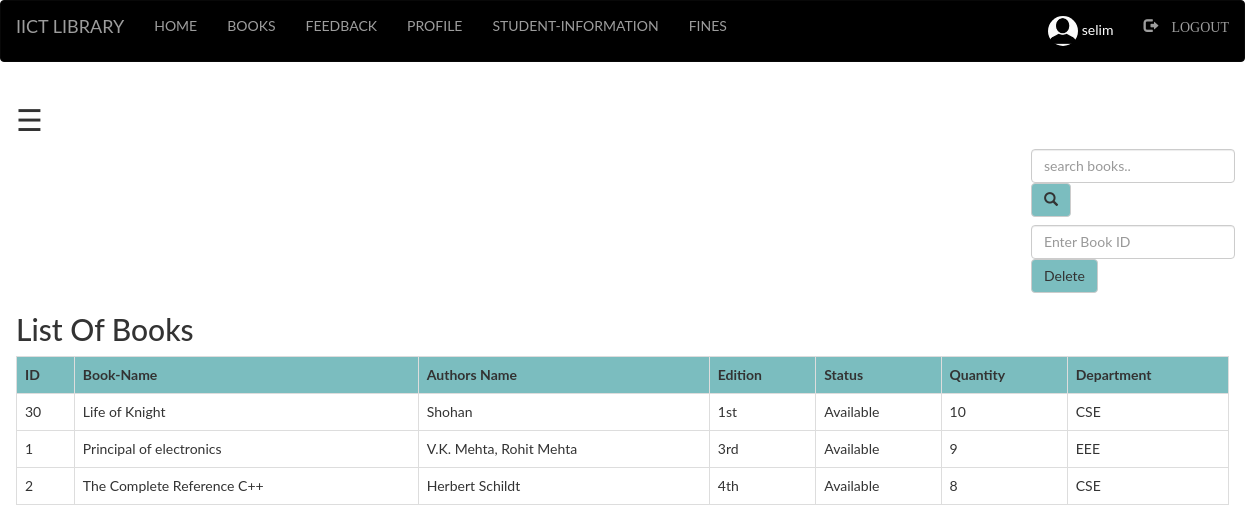
Screenshot of /Admin/books.php (signed in) with the database file from the repository.
### tables this page shows
CREATE TABLE `books` (
  `bid` int(100) NOT NULL,
  `name` varchar(100) NOT NULL,
  `authors` varchar(100) NOT NULL,
  `edition` varchar(100) NOT NULL,
  `status` varchar(100) NOT NULL,
  `quantity` int(100) NOT NULL,
  `department` varchar(100) NOT NULL
);

### Admin/books.php (the view, shortened to what this page needs)
<?php
  include "navbar.php";
?>
<!DOCTYPE html>
<html>
<head>
</head>
<body>
<div id="main">
  <span style="font-size:30px;cursor:pointer" onclick="openNav()">&#9776;</span>
	<div class="srch">
		<form class="navbar-form" method="post" name="form1">
				<input class="form-control" type="text" name="search" placeholder="search books.." required="">
				<button style="background-color: #6db6b9e6;" type="submit" name="submit" class="btn btn-default">
					<span class="glyphicon glyphicon-search"></span>
				</button>
		</form>
		<form class="navbar-form" method="post" name="form1">
				<input class="form-control" type="text" name="bid" placeholder="Enter Book ID" required="">
				<button style="background-color: #6db6b9e6;" type="submit" name="submit1" class="btn btn-default">Delete
				</button>
		</form>
	</div>
	<h2>List Of Books</h2>
	<?php
		if(isset($_POST['submit']))
		{
			$q=mysqli_query($db,"SELECT * from books where name like '%$_POST[search]%' ");
			$ok = 0;
			if(mysqli_num_rows($q)!=0)
			{
			 $ok = 1;
			echo "<table class='table table-bordered table-hover' >";
			echo "<tr style='background-color: #6db6b9e6;'>";
				echo "<th>"; echo "ID";	echo "</th>";
				echo "<th>"; echo "Book-Name";  echo "</th>";
				echo "<th>"; echo "Authors Name";  echo "</th>";
				echo "<th>"; echo "Edition";  echo "</th>";
				echo "<th>"; echo "Status";  echo "</th>";
				echo "<th>"; echo "Quantity";  echo "</th>";
				echo "<th>"; echo "Department";  echo "</th>";
			echo "</tr>";
			while($row=mysqli_fetch_assoc($q))
			{
				echo "<tr>";
				echo "<td>"; echo $row['bid']; echo "</td>";
				echo "<td>"; echo $row['name']; echo "</td>";
				echo "<td>"; echo $row['authors']; echo "</td>";
				echo "<td>"; echo $row['edition']; echo "</td>";
				echo "<td>"; echo $row['status']; echo "</td>";
				echo "<td>"; echo $row['quantity']; echo "</td>";
				echo "<td>"; echo $row['department']; echo "</td>";
				echo "</tr>";
			}
		echo "</table>";
			}
			$q=mysqli_query($db,"SELECT * from books where authors like '%$_POST[search]%' ");
			if(mysqli_num_rows($q)!=0)
			{
			 $ok = 1;
			echo "<table class='table table-bordered table-hover' >";
			echo "<tr style='background-color: #6db6b9e6;'>";
				echo "<th>"; echo "ID";	echo "</th>";
				echo "<th>"; echo "Book-Name";  echo "</th>";
				echo "<th>"; echo "Authors Name";  echo "</th>";
				echo "<th>"; echo "Edition";  echo "</th>";
				echo "<th>"; echo "Status";  echo "</th>";
				echo "<th>"; echo "Quantity";  echo "</th>";
				echo "<th>"; echo "Department";  echo "</th>";
			echo "</tr>";
			while($row=mysqli_fetch_assoc($q))
			{
				echo "<tr>";
				echo "<td>"; echo $row['bid']; echo "</td>";
				echo "<td>"; echo $row['name']; echo "</td>";
				echo "<td>"; echo $row['authors']; echo "</td>";
				echo "<td>"; echo $row['edition']; echo "</td>";
				echo "<td>"; echo $row['status']; echo "</td>";
				echo "<td>"; echo $row['quantity']; echo "</td>";
				echo "<td>"; echo $row['department']; echo "</td>";
				echo "</tr>";
			}
		echo "</table>";
			}
			$q=mysqli_query($db,"SELECT * from books where department like '%$_POST[search]%' ");
			if(mysqli_num_rows($q)!=0)
			{
			 $ok = 1;
			echo "<table class='table table-bordered table-hover' >";
			echo "<tr style='background-color: #6db6b9e6;'>";
				echo "<th>"; echo "ID";	echo "</th>";
				echo "<th>"; echo "Book-Name";  echo "</th>";
				echo "<th>"; echo "Authors Name";  echo "</th>";
				echo "<th>"; echo "Edition";  echo "</th>";
				echo "<th>"; echo "Status";  echo "</th>";
				echo "<th>"; echo "Quantity";  echo "</th>";
				echo "<th>"; echo "Department";  echo "</th>";
			echo "</tr>";
			while($row=mysqli_fetch_assoc($q))
			{
				echo "<tr>";
				echo "<td>"; echo $row['bid']; echo "</td>";
				echo "<td>"; echo $row['name']; echo "</td>";
				echo "<td>"; echo $row['authors']; echo "</td>";
				echo "<td>"; echo $row['edition']; echo "</td>";
				echo "<td>"; echo $row['status']; echo "</td>";
				echo "<td>"; echo $row['quantity']; echo "</td>";
				echo "<td>"; echo $row['department']; echo "</td>";
				echo "</tr>";
			}
		echo "</table>";
			}
			if($ok==0){
				echo "Sorry! No book found. Try searching again.";
			}
		}
		else
		{
			$res=mysqli_query($db,"SELECT * FROM `books` ORDER BY `books`.`name` ASC;");
		echo "<table class='table table-bordered table-hover' >";
			echo "<tr style='background-color: #6db6b9e6;'>";
				echo "<th>"; echo "ID";	echo "</th>";
				echo "<th>"; echo "Book-Name";  echo "</th>";
				echo "<th>"; echo "Authors Name";  echo "</th>";
				echo "<th>"; echo "Edition";  echo "</th>";
				echo "<th>"; echo "Status";  echo "</th>";
				echo "<th>"; echo "Quantity";  echo "</th>";
				echo "<th>"; echo "Department";  echo "</th>";
			echo "</tr>";
			while($row=mysqli_fetch_assoc($res))
			{
				echo "<tr>";
				echo "<td>"; echo $row['bid']; echo "</td>";
				echo "<td>"; echo $row['name']; echo "</td>";
				echo "<td>"; echo $row['authors']; echo "</td>";
				echo "<td>"; echo $row['edition']; echo "</td>";
				echo "<td>"; echo $row['status']; echo "</td>";
				echo "<td>"; echo $row['quantity']; echo "</td>";
				echo "<td>"; echo $row['department']; echo "</td>";
				echo "</tr>";
			}
		echo "</table>";
		}
				?>
</div>
</body>
</html>

### Admin/style.css (style rules this page uses)
html, body, div, span, object, iframe, h1, h2, h3, h4, h5, h6, p, blockquote, pre, abbr, address, cite, code, del, dfn, em, img, ins, kbd, q, samp, small, strong, sub, sup, var, b, i, dl, dt, dd, ol, ul, li, fieldset, form, label, legend, table, caption, tbody, tfoot, thead, tr, th, td, article, aside, canvas, details, figcaption, figure, footer, header, hgroup, menu, nav, section, summary, time, mark, audio, video { margin:0; padding:0; border:0; outline:0; font-size:100%; vertical-align:baseline; background:transparent; }
body { line-height:1; }
table { border-collapse:collapse; border-spacing:0; }
input, select { vertical-align:middle; }
input { height: 25px; width: 300px; }

### Admin/books.php (style rules this page uses)
.srch { padding-left: 1000px; }
body { font-family: "Lato", sans-serif; transition: background-color .5s; }
#main { transition: margin-left .5s; padding: 16px; }

### rows the page displays
books: bid "30", name "Life of Knight", authors "Shohan", edition "1st", status "Available", quantity "10", department "CSE"
books: bid "1", name "Principal of electronics", authors "V.K. Mehta, Rohit Mehta", edition "3rd", status "Available", quantity "9", department "EEE"
books: bid "2", name "The Complete Reference C++", authors "Herbert Schildt", edition "4th", status "Available", quantity "8", department "CSE"

### other values shown
$_SESSION['login_user'] "selim"
